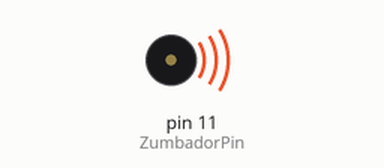
Recording of a sketch running on a simulated Arduino Uno, built with avr-gcc and run on an emulated ATmega328P. On the bench: buzzer (waves = sounding).

Above: at 0.2 s.
At 14.3 s:
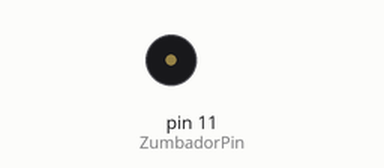
Timing chart, 0 to 19.0 s (numbered marks = the images above):
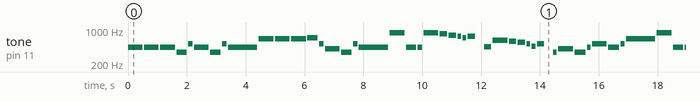

The sketch:

starwars.ino
```cpp
/* Star Wars - Marcha Imperial*/

int ZumbadorPin = 11; // definimos el pin al que conectaremos el zumbador.

/*definimos cada una de las frecuencias de las notas musicales.
c, d, e... son las notas en notación inglesa.
Cuando van acompañadas de la letra S significa que esa nota es sostenido.
Cuando van acompañadas de la letra H significa que esa nota está en una
octava superior (High).
*/

int c=261;
int d=294;
int e=329;
int f=349;
int g=391;
int gS=415;
int a=440;
int aS=455;
int b=466;
int cH=523;
int cSH=554;
int dH=587;
int dSH=622;
int eH=659;
int fH=698;
int fSH=740;
int gH=783;
int gSH=830;
int aH=880;


void setup()
{

  pinMode(ZumbadorPin, OUTPUT); // definimos la variable ZumbadorPin como una salida.

}

void loop()
{
/* Empieza la melodia, para ello utilizamos la función tone con los
parámetros:
- el pin de salida, en nuestro caso el 11.
- la nota para la que ya hemos definido su frecuencia.
- la duración de la nota en ms.
Después de la función tone utilizamos la función delay para crear
un silencio del valor igual a la nota y así separar las notas unas
de otras (si no, no se marca bien la nota).
Añadimos los 50 ms simplemente porque nos parece que ese pequeño
aumento del silencio hace que se escuche mejor la melodía pero se
puede quitar sin problemas.
 */
    tone(ZumbadorPin, a, 500);
    delay(500+50);
    tone(ZumbadorPin, a, 500);
    delay(500+50);
    tone(ZumbadorPin, a, 500);
    delay(500+50);
    tone(ZumbadorPin, f, 350);
    delay(350+50);
    tone(ZumbadorPin, cH, 150);
    delay(150+50);

    tone(ZumbadorPin, a, 500);
    delay(500+50);
    tone(ZumbadorPin, f, 350);
    delay(350+50);
    tone(ZumbadorPin, cH, 150);
    delay(150+50);
    tone(ZumbadorPin, a, 1000);
    delay(1000+50);

    tone(ZumbadorPin, eH, 500);
    delay(500+50);
    tone(ZumbadorPin, eH, 500);
    delay(500+50);
    tone(ZumbadorPin, eH, 500);
    delay(500+50);
    tone(ZumbadorPin, fH, 350);
    delay(350+50);
    tone(ZumbadorPin, cH, 150);
    delay(150+50);

    tone(ZumbadorPin, gS, 500);
    delay(500+50);
    tone(ZumbadorPin, f, 350);
    delay(350+50);
    tone(ZumbadorPin, cH, 150);
    delay(150+50);
    tone(ZumbadorPin, a, 1000);
    delay(1000+50);

    tone(ZumbadorPin, aH, 500);
    delay(500+50);
    tone(ZumbadorPin, a, 350);
    delay(350+50);
    tone(ZumbadorPin, a, 150);
    delay(150+50);
    tone(ZumbadorPin, aH, 500);
    delay(500+50);
    tone(ZumbadorPin, gSH, 250);
    delay(250+50);
    tone(ZumbadorPin, gH, 250);
    delay(250+50);

    tone(ZumbadorPin, fSH, 125);
    delay(125+50);
    tone(ZumbadorPin, fH, 125);
    delay(125+50);
    tone(ZumbadorPin, fSH, 250);
    delay(250+50);
    delay(250);
    tone(ZumbadorPin, aS, 250);
    delay(250+50);
    tone(ZumbadorPin, dSH, 500);
    delay(500+50);
    tone(ZumbadorPin, dH, 250);
    delay(250+50);
    tone(ZumbadorPin, cSH, 250);
    delay(250+50);

    // virtuosismo :)))

    tone(ZumbadorPin, cH, 125);
    delay(125+50);
    tone(ZumbadorPin, b, 125);
    delay(125+50);
    tone(ZumbadorPin, cH, 250);
    delay(250+50);
    delay(250);
    tone(ZumbadorPin, f, 125);
    delay(125+50);
    tone(ZumbadorPin, gS, 500);
    delay(500+50);
    tone(ZumbadorPin, f, 375);
    delay(375+50);
    tone(ZumbadorPin, a, 125);
    delay(125+50);

    tone(ZumbadorPin, cH, 500);
    delay(500+50);
    tone(ZumbadorPin, a, 375);
    delay(375+50);
    tone(ZumbadorPin, cH, 125);
    delay(125+50);
    tone(ZumbadorPin, eH, 1000);
    delay(1000+50);


    tone(ZumbadorPin, aH, 500);
    delay(500+50);
    tone(ZumbadorPin, a, 350);
    delay(350+50);
    tone(ZumbadorPin, a, 150);
    delay(150+50);
    tone(ZumbadorPin, aH, 500);
    delay(500+50);
    tone(ZumbadorPin, gSH, 250);
    delay(250+50);
    tone(ZumbadorPin, gH, 250);
    delay(250+50);

    tone(ZumbadorPin, fSH, 125);
    delay(125+50);
    tone(ZumbadorPin, fH, 125);
    delay(125+50);
    tone(ZumbadorPin, fSH, 250);
    delay(250+50);
    delay(250);
    tone(ZumbadorPin, aS, 250);
    delay(250+50);
    tone(ZumbadorPin, dSH, 500);
    delay(500+50);
    tone(ZumbadorPin, dH, 250);
    delay(250+50);
    tone(ZumbadorPin, cSH, 250);
    delay(250+50);


    tone(ZumbadorPin, cH, 125);
    delay(125+50);
    tone(ZumbadorPin, b, 125);
    delay(125+50);
    tone(ZumbadorPin, cH, 250);
    delay(250+50);
    delay(250);
    tone(ZumbadorPin, f, 250);
    delay(250+50);
    tone(ZumbadorPin, gS, 500);
    delay(500+50);
    tone(ZumbadorPin, f, 375);
    delay(375+50);
    tone(ZumbadorPin, cH, 125);
    delay(125+50);

    tone(ZumbadorPin, a, 500);
    delay(500+50);
    tone(ZumbadorPin, f, 375);
    delay(375+50);
    tone(ZumbadorPin, c, 125);
    delay(125+50);
    tone(ZumbadorPin, a, 1000);
    delay(1000+50);

    delay(2000);  // dos segundos para volver a empezar.
}
```

Measured:
- by itself, tone on pin 11 (ZumbadorPin): plays 440 Hz for 0.50 s, 440 Hz for 0.50 s, 440 Hz for 0.50 s, 349 Hz for 0.35 s, 523 Hz for 0.15 s, 440 Hz for 0.50 s … (295 notes in this stretch)
